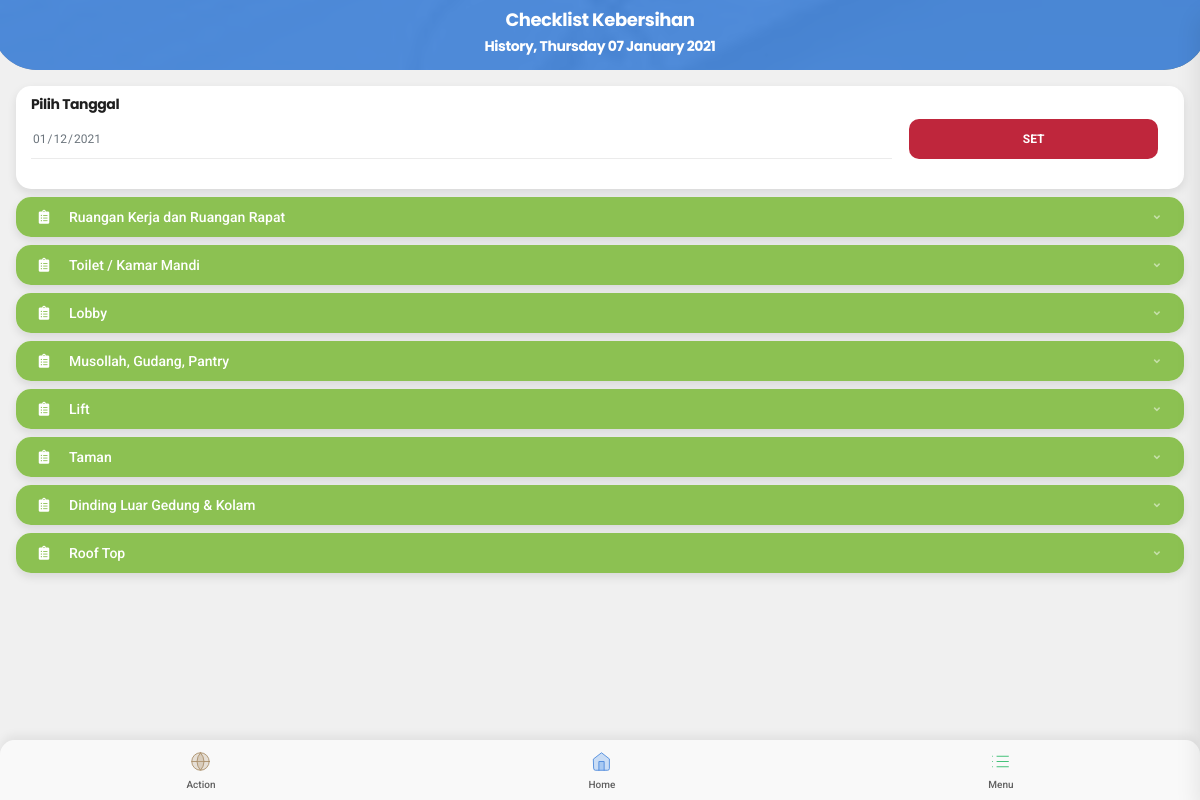
Screenshot of /cleaning/history (signed in) with the database file from the repository.
### cleaning/models.py (models this page shows, shortened)
class cln_latest_history(models.Model):
    history = models.DateField(
        name="history", auto_now=False, auto_now_add=False, verbose_name="History")
    class Meta:
        db_table = ''
        managed = True
        verbose_name = 'history'
        verbose_name_plural = 'histories'

class cln_area(models.Model):
    nama_area = models.CharField(max_length=100, name='namaArea',
                                 verbose_name='Nama Area', unique=True, blank=False, null=False)
    class Meta:
        db_table = ''
        managed = True
        verbose_name = 'area'
        verbose_name_plural = 'areas'

### cleaning/views.py (the view)
# urls.py: path('history', cln_history, name='cln_history'),
@login_required(login_url='user_login')
def cln_history(request):
    obj = cln_latest_history.objects.get(id=1)
    if request.method == 'POST':
        tgl = request.POST.get('date')
        if tgl:
            obj.history = datetime.strptime(tgl, '%Y-%m-%d').date()
            obj.save()
    areas = cln_area.objects.all()
    subareas = cln_subarea.objects.all()
    dailies = cln_daily.objects.filter(hariIni=obj.history)
    dailies_queryset = dailies.count()
    days = None
    if request.user.groups.all().first().name == 'maker':
        days = cln_day.objects.filter(Q(hariIni=date.today()) & Q(clnMaker__isnull=True) & Q(
            clnChecker__isnull=True) & Q(clnSigner__isnull=True))
    if request.user.groups.all().first().name == 'checker':
        days = cln_day.objects.filter(Q(hariIni=date.today()) & Q(clnMaker__isnull=False) & Q(
            clnChecker__isnull=True) & Q(clnSigner__isnull=True))
    if request.user.groups.all().first().name == 'signer':
        days = cln_day.objects.filter(Q(hariIni=date.today()) & Q(clnMaker__isnull=False) & Q(
            clnChecker__isnull=False) & Q(clnSigner__isnull=True))
    context = {
        'areas': areas,
        'subareas': subareas,
        'harians': dailies,
        'tanggal': obj.history,
        'areaCount': dailies_queryset,
        'title': 'Checklist Kebersihan',
        'days': days
    }
    return render(request, 'cleaning/cln_history.html', context)

### templates/cleaning/cln_history.html (shortened to what this page needs)
<!DOCTYPE HTML>
<html lang="en">
{% load static %}
<head>
    <link rel="stylesheet" type="text/css" href=" {% static 'styles/bootstrap.css' %}" />
    <link rel="stylesheet" type="text/css" href="{% static 'styles/style.css' %}" />
    <link rel="stylesheet" type="text/css" href=" {% static 'fonts/css/fontawesome-all.min.css' %}" />
</head>
<body class="theme-light" data-highlight="blue2">
    <div id="page">
        <div id="footer-bar" class="footer-bar-5">
            <a data-menu="cln-progress"><i data-feather="globe" data-feather-line="1" data-feather-size="21"
                    data-feather-color="brown1-dark" data-feather-bg="brown1-fade-light"></i><span>Action</span></a>
            {% include 'menu.html' %}
        </div>
        <div class="page-content" style="min-height:60vh!important">
            <div class="page-title page-title-small text-center mt-2">
                <h4 class="text-white">Checklist Kebersihan</h4>
                <h6 class="text-white">History, {{tanggal | date:"l d F Y"}}</h6>
            </div>
            <div class="card header-card shape-rounded" data-card-height="70">
                <div class="card-overlay bg-highlight opacity-95"></div>
                <div class="card-overlay dark-mode-tint"></div>
                <div class="card-bg preload-img" data-src="{% static 'images/pictures/20s.jpg' %}"></div>
            </div>
            <form method="POST">
                <div class="card card-style my-2">
                    <div class="content my-0">
                        <h6 class="mt-2">Pilih Tanggal</h6>
                        <div class="input-style input-style-1 row mb-0 px-0 py-0">
                            <div class="col-9 pr-0">
                                <input type="date" name="date" id="date" class="date" autocomplete="off"
                                    value="{{tanggal}}" placeholder="Select Date">
                            </div>
                            <div class="col-3 pl-0 text-center">
                                <button type="submit" style="width: 90%;"
                                    class="btn btn-full btn-margins rounded-sm btn-sm bg-red1-dark text-center font-700 text-uppercase">SET</button>
                            </div>
                        </div>
                    </div>
                </div>
            </form>
            {% for area in areas %}
            <div class="card card-style mb-2">
                <div class="list-group list-custom-small list-icon-0 bg-green1-dark pl-3 pr-4"
                    style="height: 40px; line-height: 40px;">
                    <a data-toggle="collapse" href="#collapse-{{area.pk}}">
                        <i class="fas fa-clipboard-list font-14" style="line-height: 20px;"></i>
                        <span class="font-14 color-white">{{area.namaArea}}</span>
                        <i class="fa fa-angle-down" style="line-height: 40px;"></i>
                    </a>
                </div>
            </div>
            {% endfor %}
        </div>
    </div>
</body>

### templates/cleaning/cln_history.html (style rules this page uses)
.input-style-1 input[type="date"], .input-style-1 input[type="text"], .input-style-1 textarea, .input-style-1 select { margin-top: 0px; margin-bottom: 0px; height: 40px; line-height: 40px; padding-top: 0px; padding-bottom: 0px; }

### rows the page displays
cln_latest_history: history "Thursday 07 January 2021", date "01/12/2021"
cln_area: namaArea "Ruangan Kerja dan Ruangan Rapat"
cln_area: namaArea "Toilet / Kamar Mandi"
cln_area: namaArea "Lobby"
cln_area: namaArea "Musollah, Gudang, Pantry"
cln_area: namaArea "Lift"
cln_area: namaArea "Taman"
cln_area: namaArea "Dinding Luar Gedung & Kolam"
cln_area: namaArea "Roof Top"
